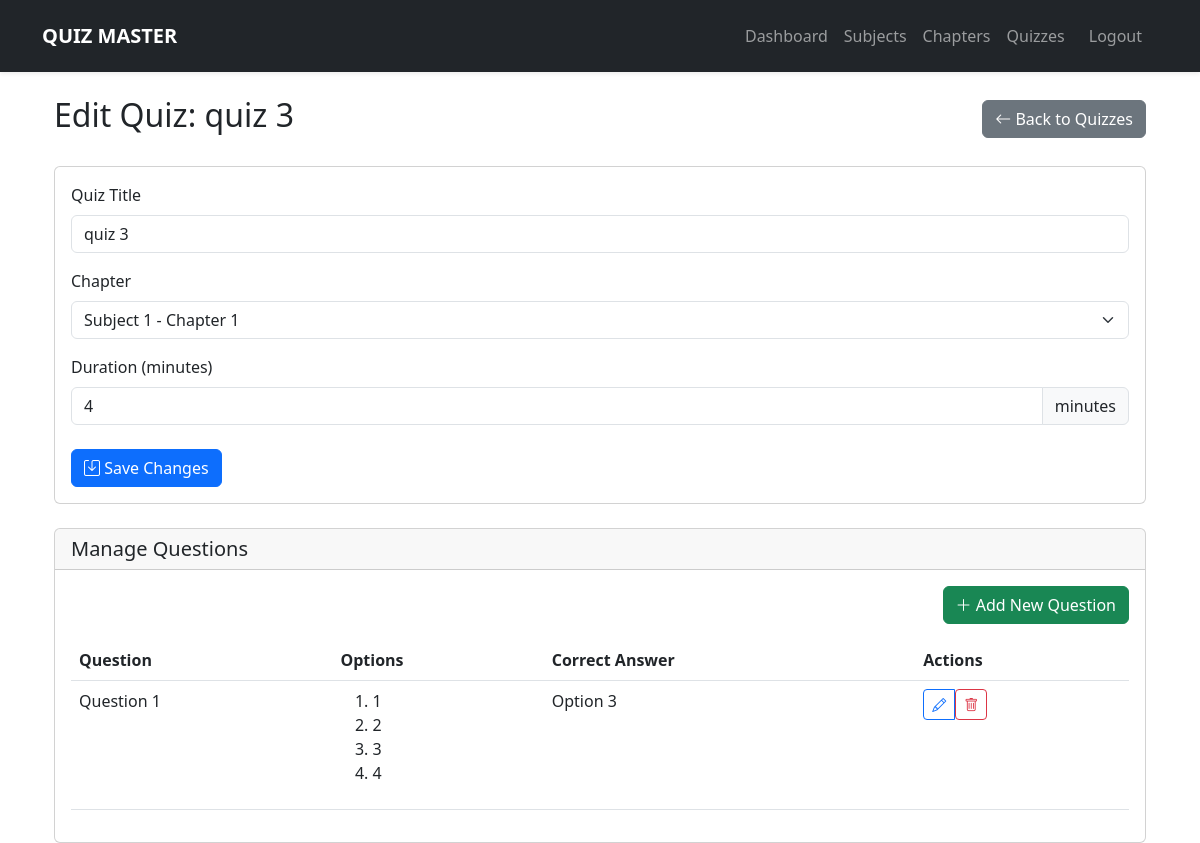
Screenshot of /admin/quizzes/edit/3 (signed in) with the database file from the repository.
### models.py (models this page shows)
class Quiz(db.Model):
    id = db.Column(db.Integer, primary_key=True)
    title = db.Column(db.String(100), nullable=False)
    chapter_id = db.Column(db.Integer, db.ForeignKey('chapter.id'))
    duration = db.Column(db.Integer)
    created_at = db.Column(db.DateTime, default=datetime.utcnow)
    questions = db.relationship('Question', backref='quiz', lazy=True)
    scores = db.relationship('Score', backref='quiz', lazy=True)
    updated_at = db.Column(db.DateTime, default=datetime.utcnow, onupdate=datetime.utcnow)

class Question(db.Model):
    id = db.Column(db.Integer, primary_key=True)
    text = db.Column(db.Text, nullable=False)
    option1 = db.Column(db.String(200))
    option2 = db.Column(db.String(200))
    option3 = db.Column(db.String(200))
    option4 = db.Column(db.String(200))
    correct_option = db.Column(db.Integer)
    quiz_id = db.Column(db.Integer, db.ForeignKey('quiz.id'))
    created_at = db.Column(db.DateTime, default=datetime.utcnow)

### app.py (the view, shortened to what this page needs)
@app.route('/admin/quizzes/edit/<int:quiz_id>', methods=['GET', 'POST'])
@login_required
def edit_quiz(quiz_id):
    if not current_user.is_admin:
        abort(403)
    quiz = Quiz.query.get_or_404(quiz_id)
    form = QuizForm(obj=quiz)
    form.chapter.choices = [(c.id, f"{c.subject.name} - {c.name}")
                          for c in Chapter.query.join(Subject).all()]
    return render_template('admin/edit_quiz.html',
                         form=form,
                         quiz=quiz)

### forms.py
class QuizForm(FlaskForm):
    title = StringField('Quiz Title', validators=[DataRequired()])
    chapter = SelectField('Chapter', coerce=int)
    duration = IntegerField('Duration (minutes)', validators=[DataRequired()])
    submit = SubmitField('Save Quiz')

### app.py (called while the page is built)
@login_manager.user_loader
def load_user(user_id):
    return User.query.get(int(user_id))

### templates/admin/edit_quiz.html (shortened to what this page needs)
{% extends "base.html" %}
{% block content %}
<div class="container-fluid">
    <div class="d-flex justify-content-between align-items-center mb-4">
        <h2>Edit Quiz: {{ quiz.title }}</h2>
        <a href="{{ url_for('manage_quizzes') }}" class="btn btn-secondary">
            <i class="bi bi-arrow-left"></i> Back to Quizzes
        </a>
    </div>
    <div class="card">
        <div class="card-body">
            <form method="POST">
                <div class="mb-3">
                    {{ form.title.label(class="form-label") }}
                    {{ form.title(class="form-control") }}
                </div>
                <div class="mb-3">
                    {{ form.chapter.label(class="form-label") }}
                    {{ form.chapter(class="form-select") }}
                </div>
                <div class="mb-3">
                    {{ form.duration.label(class="form-label") }}
                    <div class="input-group">
                        {{ form.duration(class="form-control") }}
                        <span class="input-group-text">minutes</span>
                    </div>
                </div>
                <div class="mt-4">
                    <button type="submit" class="btn btn-primary">
                        <i class="bi bi-save"></i> Save Changes
                    </button>
                </div>
            </form>
        </div>
    </div>
    <div class="card mt-4">
        <div class="card-header">
            <h5 class="card-title mb-0">Manage Questions</h5>
        </div>
        <div class="card-body">
            <div class="d-flex justify-content-end mb-3">
                <a href="{{ url_for('manage_questions', quiz_id=quiz.id) }}"
                   class="btn btn-success">
                    <i class="bi bi-plus-lg"></i> Add New Question
                </a>
            </div>
            {% if quiz.questions %}
            <div class="table-responsive">
                <table class="table table-hover">
                    <thead>
                        <tr>
                            <th>Question</th>
                            <th>Options</th>
                            <th>Correct Answer</th>
                            <th>Actions</th>
                        </tr>
                    </thead>
                    <tbody>
                        {% for question in quiz.questions %}
                        <tr>
                            <td>{{ question.text|truncate(50) }}</td>
                            <td>
                                <ol>
                                    <li>{{ question.option1 }}</li>
                                    <li>{{ question.option2 }}</li>
                                    {% if question.option3 %}
                                    <li>{{ question.option3 }}</li>
                                    {% endif %}
                                    {% if question.option4 %}
                                    <li>{{ question.option4 }}</li>
                                    {% endif %}
                                </ol>
                            </td>
                            <td>Option {{ question.correct_option }}</td>
                            <td>
                                <div class="btn-group">
                                    <a href="{{ url_for('edit_question', question_id=question.id) }}"
                                       class="btn btn-sm btn-outline-primary"
                                       title="Edit Question">
                                        <i class="bi bi-pencil"></i>
                                    </a>
                                    <form method="POST"
                                          action="{{ url_for('edit_question', question_id=question.id) }}">
                                        <button type="submit" class="btn btn-sm btn-outline-danger"
                                                title="Delete Question"
                                                onclick="return confirm('Delete this question?')">
                                            <i class="bi bi-trash"></i>
                                        </button>
                                    </form>
                                </div>
                            </td>
                        </tr>
                        {% endfor %}
                    </tbody>
                </table>
            </div>
            {% else %}
            <div class="alert alert-info">
                No questions found for this quiz
            </div>
            {% endif %}
        </div>
    </div>
</div>
{% endblock %}

### rows the page displays
Quiz: title "quiz 3", chapter "Subject 1 - Chapter 1", duration "4"
Question: text "Question 1", option1 "1", option2 "2", option3 "3", option4 "4", correct_option "3"
